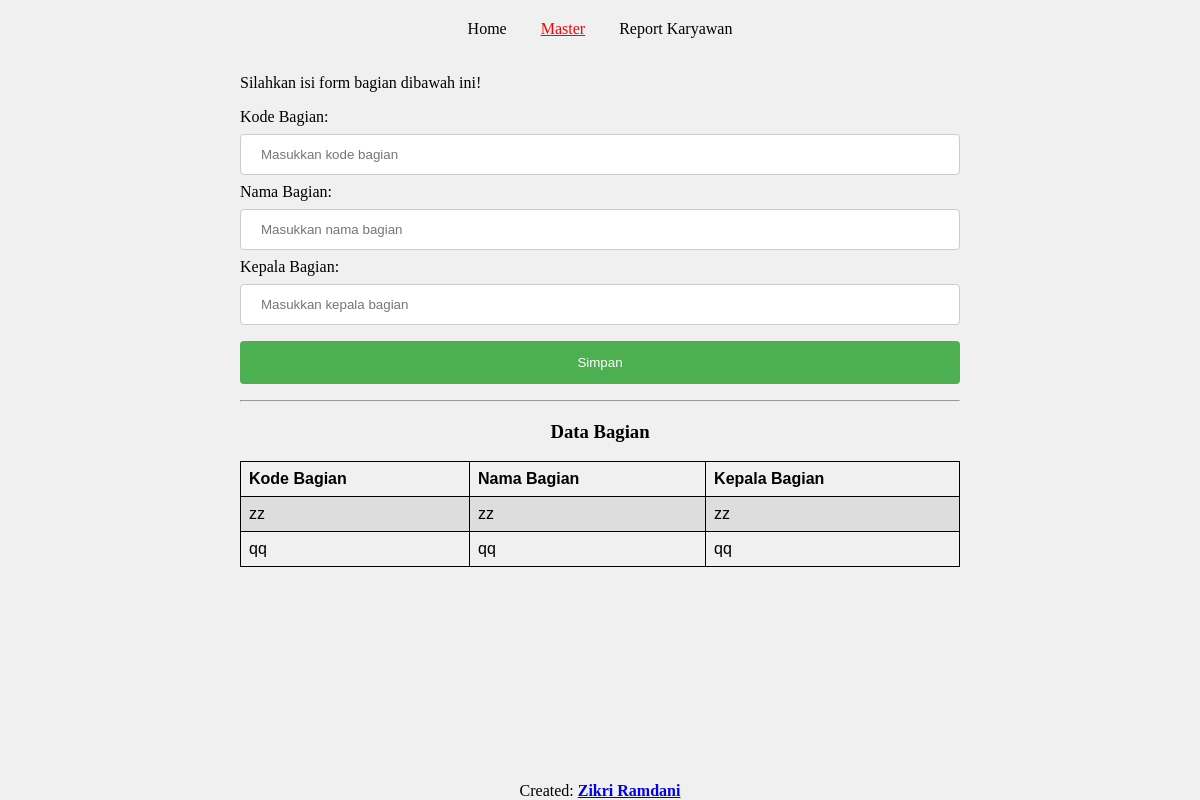
Before: /insert_bagian.php with the older database file.
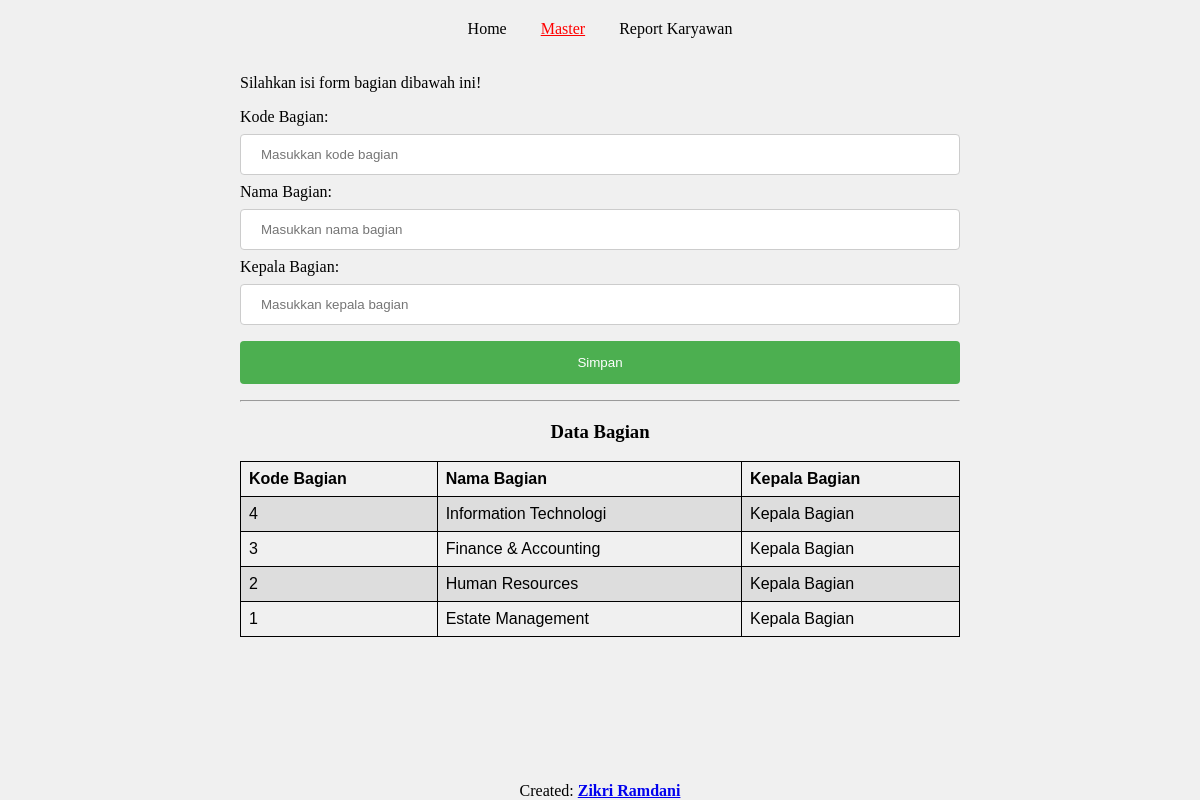
After: the same page with the newer database file.
### tables this page shows
CREATE TABLE `tbl_bagian` (
  `id_bagian` int(5) NOT NULL,
  `kode_bagian` char(5) NOT NULL,
  `nama_bagian` varchar(50) NOT NULL,
  `kepala_bagian` varchar(50) NOT NULL
);

### insert_bagian.php (the view, shortened to what this page needs)
<!DOCTYPE html>
<html>
<head>
	<link rel="stylesheet" href="css/styles.css">
	<link rel="stylesheet" href="css/form.css">
	<link rel="stylesheet" href="css/tables.css">
</head>
<body>
<div class="flex-container">
	<header>
		<a href="./">Home</a>
		<div class="submenu">
		  	<a href="#" class="active">Master</a>
		</div>
		<a href="report_karyawan.php">Report Karyawan</a>
	</header>
	<section class="content">
		<p>Silahkan isi form bagian dibawah ini!</p>
		<form action="proses_insert_bagian.php" method="POST">
		  	<label>Kode Bagian:</label><br>
		  	<input type="text" name="kode_bagian" placeholder="Masukkan kode bagian" required><br>
		  	<label>Nama Bagian:</label><br>
		  	<input type="text" name="nama_bagian" placeholder="Masukkan nama bagian" required><br>
		  	<label>Kepala Bagian:</label><br>
		  	<input type="text" name="kepala_bagian" placeholder="Masukkan kepala bagian" required><br>
		  	<input type="submit" name="Simpan" value="Simpan">
		</form>
		<hr>
		<div class="text-center"><h3>Data Bagian</h3></div>
		<div class="mb-20">
			<?php
				include 'koneksi.php';
				$query = "SELECT * FROM tbl_bagian ORDER BY id_bagian DESC";
				$read = mysqli_query($koneksi, $query);
			?>
			<table>
			  	<tr>
			    	<th>Kode Bagian</th>
			    	<th>Nama Bagian</th>
			    	<th>Kepala Bagian</th>
			  	</tr>
			  	<?php
				    while($bagian_data = mysqli_fetch_array($read)) {
				        echo "<tr>";
				        echo "<td>".$bagian_data['kode_bagian']."</td>";
				        echo "<td>".$bagian_data['nama_bagian']."</td>";
				        echo "<td>".$bagian_data['kepala_bagian']."</td>";
				        echo "</tr>";
				    }
			    ?>
			</table>
		</div>
	</section>
	<?php include 'footer.php';?>
</div>
</body>
</html>

### footer.php
<footer>
	Created: <a href='https://zikriramdani.github.io/'' target='_blank'><b>Zikri Ramdani</b></a>
</footer>

### css/styles.css (style rules this page uses)
body { margin: 0; background-color: #f0f0f0; }
.flex-container { width: 100%; display: flex; flex-direction: column; min-height: 100vh; }
header { width: 100%; text-align: center; margin-bottom: 20px; padding-top: 20px; }
header a { color: black; padding: 15px; font-size: 16px; text-decoration: none; }
header a.active { color: red; text-decoration: underline; }
.submenu { position: relative; display: inline-block; }
.content { width: 60%; margin: auto; flex: 1; }
.text-center { text-align: center; }
.mb-20 { margin-bottom: 20px; }
footer { width: 100%; text-align: center; }

### css/form.css (style rules this page uses)
input[type=text],[type=date],[type=number], select { width: 100%; padding: 12px 20px; margin: 8px 0; display: inline-block; border: 1px solid #ccc; border-radius: 4px; box-sizing: border-box; }
input[type=submit] { width: 100%; background-color: #4CAF50; color: white; padding: 14px 20px; margin: 8px 0; border: none; border-radius: 4px; cursor: pointer; }

### css/tables.css (style rules this page uses)
table { font-family: arial, sans-serif; border-collapse: collapse; width: 100%; }
td, th { border: 1px solid black; text-align: left; padding: 8px; }
tr:nth-child(even) { background-color: #dddddd; }

Changed rows visible on the page:
removed tbl_bagian: kode_bagian "zz", nama_bagian "zz", kepala_bagian "zz"
removed tbl_bagian: kode_bagian "qq", nama_bagian "qq", kepala_bagian "qq"
added tbl_bagian: kode_bagian "4", nama_bagian "Information Technologi", kepala_bagian "Kepala Bagian"
added tbl_bagian: kode_bagian "3", nama_bagian "Finance & Accounting", kepala_bagian "Kepala Bagian"
added tbl_bagian: kode_bagian "2", nama_bagian "Human Resources", kepala_bagian "Kepala Bagian"
added tbl_bagian: kode_bagian "1", nama_bagian "Estate Management", kepala_bagian "Kepala Bagian"
